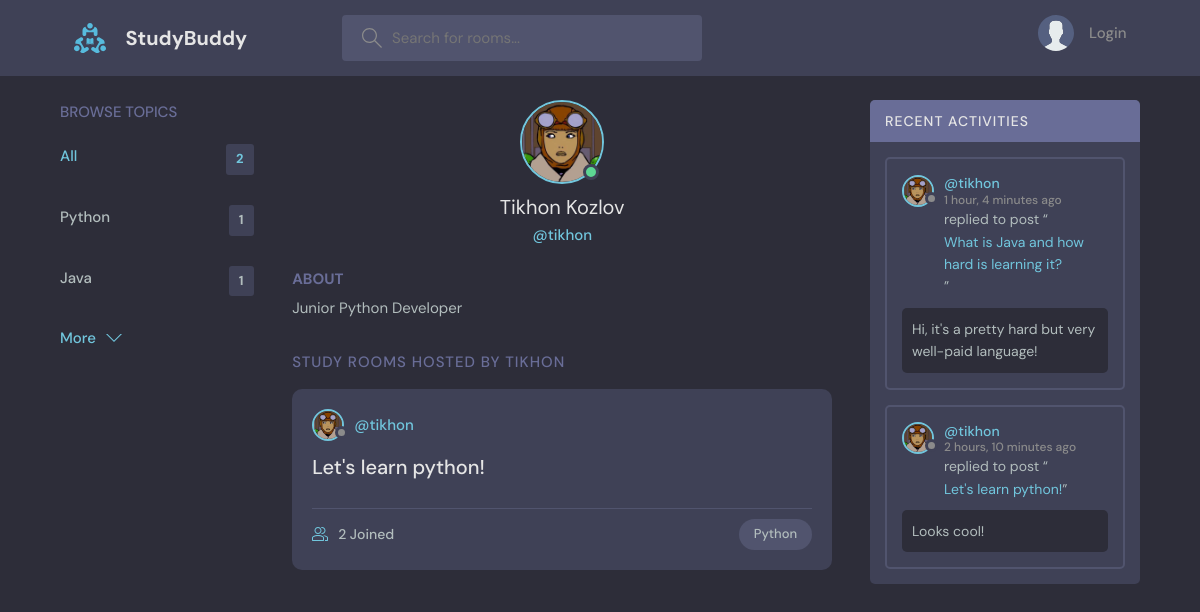
The app's page /profile/1 with its own data.
### base/models.py (models this page shows, shortened)
class Topic(models.Model):
    name = models.CharField(max_length=200)

class User(AbstractUser):
    name = models.CharField(unique=True, max_length=200, null=True)
    email = models.EmailField(unique=True, null=True)
    bio = models.TextField(null=True)
    avatar = models.ImageField(null=True, default="avatar.svg")
    USERNAME_FIELD: 'email'
    REQUIRED_FIELDS: []

class Room(models.Model):
    host = models.ForeignKey(User, on_delete=models.SET_NULL, null=True)
    topic = models.ForeignKey(Topic, on_delete=models.SET_NULL, null=True)
    name = models.CharField(max_length=200)
    description = models.TextField(null=True, blank=True)
    participants = models.ManyToManyField(User, related_name='participants', blank=True)
    updated = models.DateTimeField(auto_now=True)
    created = models.DateTimeField(auto_now_add=True)
    class Meta:
        ordering = ['-updated', '-created'] # - for descending order

class Message(models.Model):
    user = models.ForeignKey(User, on_delete=models.CASCADE)
    room = models.ForeignKey(Room, on_delete=models.CASCADE)
    body = models.TextField()
    updated = models.DateTimeField(auto_now=True)
    created = models.DateTimeField(auto_now_add=True)
    class Meta:
        ordering = ['-updated', '-created'] # '-' for descending order

### base/views.py (the view)
# urls.py: path('profile/<str:pk>', views.userProfile, name='user-profile'),
def userProfile(request, pk):
    user = User.objects.get(id=pk)
    rooms = user.room_set.all()
    room_messages = user.message_set.all()
    topics = Topic.objects.all()
    context = {
        'user': user,
        'rooms': rooms,
        'room_messages': room_messages,
        'topics': topics
    }
    return render(request, 'base/profile.html', context)

### base/templates/base/profile.html (shortened to what this page needs)
{% extends 'main.html' %}
{% block content %}
  <main class="profile-page layout layout--3">
    <div class="container">
      {% include 'base/topics_component.html' %}
      <div class="roomList">
        <div class="profile">
          <div class="profile__avatar">
            <div class="avatar avatar--large active">
              <img src="{{user.avatar.url}}" />
            </div>
          </div>
          <div class="profile__info">
            <h3>{{user.name}}</h3>
            <p>@{{user.username}}</p>
          </div>
          <div class="profile__about">
            <h3>About</h3>
            <p>
              {{user.bio}}
            </p>
          </div>
        </div>
        <div class="roomList__header">
          <div>
            <h2>Study Rooms Hosted by {{user.username}}</a>
            </h2>
          </div>
        </div>
        {% include 'base/feed_component.html' %}
      </div>
      {% include 'base/activity_component.html' %}
    </div>
  </main>
{% endblock content %}

### templates/main.html (shortened to what this page needs)
<!DOCTYPE html>
{% load static %}
<html lang="en">
<head>
    <link rel="stylesheet" href="{%static 'styles/style.css' %}" />
</head>
<body>
    {% include  'navbar.html' %}
    {% block content %}
    {% endblock content %}
</body>
</html>

### templates/navbar.html (shortened to what this page needs)
{% load static %}
<header class="header header--loggedIn">
    <div class="container">
        <a href="{% url 'home' %}" class="header__logo">
            <img src="{% static 'assets/logo.svg' %}"/>
            <h1>StudyBuddy</h1>
        </a>
        <form class="header__search" method="GET" action="{% url 'home' %}">
            <label>
                <input name="q" placeholder="Search for rooms..." />
            </label>
        </form>
        <nav class="header__menu">
            {% if request.user.is_authenticated %}
            <div class="header__user">
                <a href="{% url 'user-profile' request.user.id %}">
                    <div class="avatar avatar--medium active">
                        <img src="{{request.user.avatar.url}}" />
                    </div>
                    <p>{{request.user.name}}<span>{{request.user.username}}</span></p>
                </a>
                <button class="dropdown-button">
                    <svg version="1.1" xmlns="http://www.w3.org/2000/svg" width="32" height="32" viewBox="0 0 32 32">
                        <title>chevron-down</title>
                        <path d="M16 21l-13-13h-3l16 16 16-16h-3l-13 13z"></path>
                    </svg>
                </button>
            </div>
            {% else %}
            <a href="{% url 'login' %}">
                <img src="{% static 'assets/avatar.svg' %}"/>
                <p>Login</p>
            </a>
            {% endif %}
        </nav>
    </div>
</header>

### base/templates/base/topics_component.html
<div class="topics">
    <div class="topics__header">
        <h2>Browse Topics</h2>
    </div>
    <ul class="topics__list">
        <li>
            <a href="{% url 'home' %}" class="active">All <span>{{topics.count}}</span></a>
        </li>
        {% for topic in topics %}
        <li>
            <a href="{% url 'home' %}?q={{topic.name}}">{{topic.name}}<span>{{topic.room_set.all.count}}</span></a>
        </li>
        {% endfor %}
    </ul>
    <a class="btn btn--link" href="{% url 'topics' %}">
        More
        <svg version="1.1" xmlns="http://www.w3.org/2000/svg" width="32" height="32" viewBox="0 0 32 32">
            <title>chevron-down</title>
            <path d="M16 21l-13-13h-3l16 16 16-16h-3l-13 13z"></path>
        </svg>
    </a>
</div>

### base/templates/base/feed_component.html (shortened to what this page needs)
{% for room in rooms %}
<div class="roomListRoom">
    <div class="roomListRoom__header">
        <a href="{% url 'user-profile' room.host.id %}" class="roomListRoom__author">
            <div class="avatar avatar--small">
                <img src="{{room.host.avatar.url}}" />
            </div>
            <span>@{{room.host.username}}</span>
        </a>
    </div>
    <div class="roomListRoom__content">
        <a href="{% url 'room' room.id %}">{{room.name}}</a>
    </div>
    <div class="roomListRoom__meta">
        <a href="{% url 'room' room.id %}" class="roomListRoom__joined">
            {{room.participants.all.count}} Joined
        </a>
        <p class="roomListRoom__topic">{{room.topic.name}}</p>
    </div>
</div>
{% endfor %}

### base/templates/base/activity_component.html (shortened to what this page needs)
<div class="activities">
    <div class="activities__header">
        <h2>Recent Activities</h2>
    </div>
    {% for message in room_messages %}
    <div class="activities__box">
        <div class="activities__boxHeader roomListRoom__header">
            <a href="{% url 'user-profile' message.user.id %}" class="roomListRoom__author">
                <div class="avatar avatar--small">
                    <img src="{{message.user.avatar.url}}" />
                </div>
                <p>
                    @{{message.user}}
                    <span>{{message.created|timesince}} ago</span>
                </p>
            </a>
        </div>
        <div class="activities__boxContent">
            <p>replied to post “<a href="{% url 'room' message.room.id %}">{{message.room.name}}</a>”</p>
            <div class="activities__boxRoomContent">
                {{message.body}}
            </div>
        </div>
    </div>
    {% endfor %}
</div>

### records on screen
Topic: name "Python", room_set.all.count "1"
Topic: name "Java", room_set.all.count "1"
User: avatar (placeholder picture), name "Tikhon Kozlov", username "tikhon", bio "Junior Python Developer", username "TIKHON"
Room: host.avatar (placeholder picture), host.username "tikhon", name "Let's learn python!", participants.all.count "2", topic.name "Python"
Message: user.avatar (placeholder picture), user "tikhon", created "1 hour, 4 minutes", room.name "What is Java and how hard is learning it?", body "Hi, it's a pretty hard but very well-paid language!"
Message: user.avatar (placeholder picture), user "tikhon", created "2 hours, 10 minutes", room.name "Let's learn python!", body "Looks cool!"

### other values on screen
{{ topics.count }} "2"
